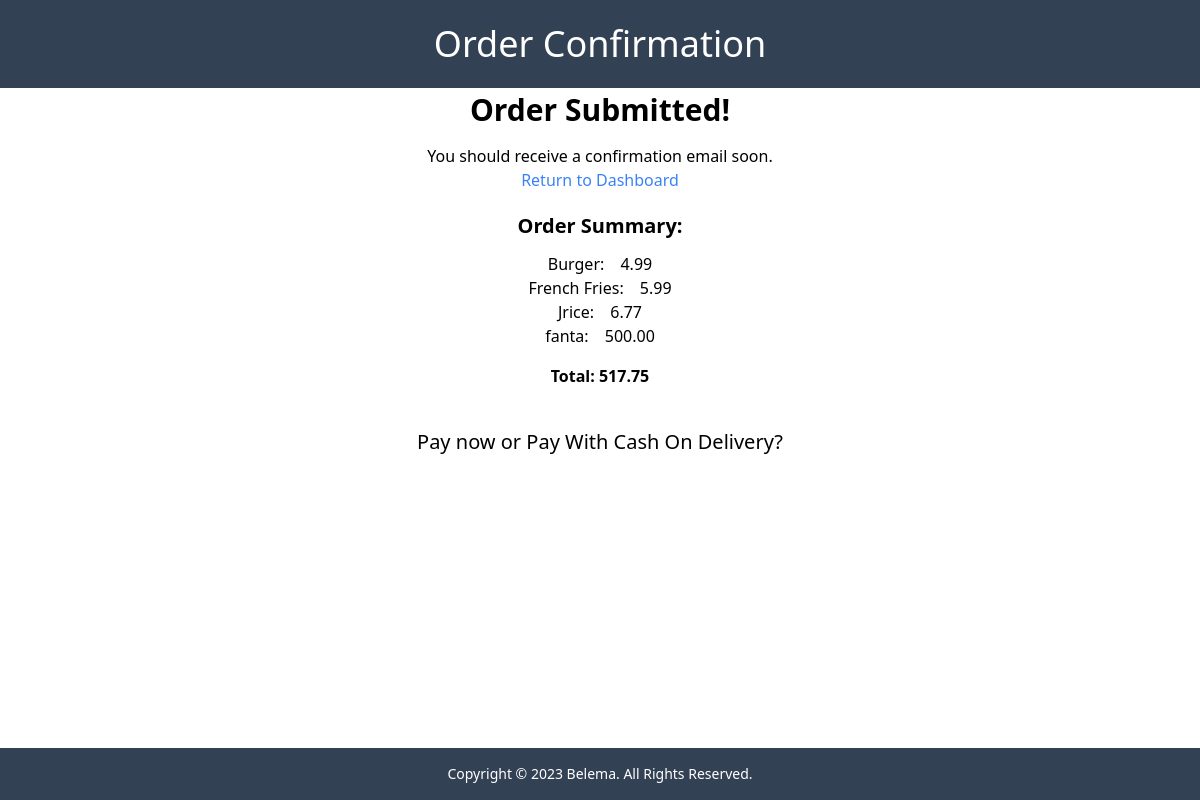
/order-confirmation/67, run on the app's committed database.
### Customer/models.py (models this page shows, shortened)
class MenuItem(models.Model):
    name = models.CharField(max_length=100)
    description = models.TextField()
    image = models.ImageField(upload_to='menu_images/')
    price = models.DecimalField(max_digits=5, decimal_places=2)
    category = models.ManyToManyField('Category', related_name='item')

class OrderModel(models.Model):
    created_at = models.DateTimeField(auto_now_add=True)
    price = models.DecimalField(max_digits=7, decimal_places=2)
    item = models.ManyToManyField('MenuItem', related_name='order', blank=True)
    name = models.CharField(max_length=50, blank=True)
    email = models.CharField(max_length=50, blank=True)
    street = models.CharField(max_length=100, blank=True)
    city = models.CharField(max_length=50, blank=True)
    state = models.CharField(max_length=15, blank=True)
    zip_code = models.IntegerField(blank=True, null=True)
    is_paid = models.BooleanField(default=False)

### Customer/views.py (the view, shortened to what this page needs)
# urls.py: path('order-confirmation/<int:pk>', OrderConfirmation.as_view(), name="order-confirmation"),
class OrderConfirmation(View):
    def get(self, request, pk, *args, **kwargs):
        order = OrderModel.objects.get(pk=pk)
        context = {
            'pk': order.pk,
            'items': order.item,
            'price': order.price
        }
        return render(request, 'Customer/order_confirmation.html', context)

### Customer/templates/Customer/order_confirmation.html (shortened to what this page needs)
<!DOCTYPE html>
<html>
<head>
    <script src="https://cdn.tailwindcss.com"></script>
</head>
<body class="flex flex-col min-h-screen">
    <header class="text-center font-light text-white py-6 bg-slate-700 text-4xl">Order Confirmation</header>
    <div class="mb-5 flex-grow">
        <div class="flex justify-center mt-1">
            <div class="md:w-5/12 sm:w-full text-center">
                <h1 class="text-3xl font-bold">Order Submitted!</h1>
                <p class="mt-4">You should receive a confirmation email soon.</p>
                <a href="{% url 'order' %}" class="mt-4 text-blue-500 hover:text-blue-700">Return to Dashboard</a>
            </div>
        </div>
        <div class="flex justify-center mt-5">
            <div class="col-md-5 col-sm-12 text-center">
                <h3 class="pb-3 text-xl font-bold">Order Summary:</h3>
                {% for item in items.all %}
                    <p>{{ item.name }}: <span class="pl-3 my-16">{{ item.price }}</span></p>
                {% endfor %}
                <p class="font-bold pt-4">Total: {{ price }}</p>
            </div>
        </div>
        <div class="flex justify-center mt-10">
            <div class="md:w-1/2 text-center">
                <h3 class="text-xl">Pay now or Pay With Cash On Delivery?</h3>
            </div>
        </div>
    </div>
    <footer class="text-center font-light py-4 bg-slate-700 text-sm text-white">Copyright &copy 2023 Belema. All Rights Reserved.</footer>
</body>
</html>

### data on the page
MenuItem: name "Burger", price "4.99"
MenuItem: name "French Fries", price "5.99"
MenuItem: name "Jrice", price "6.77"
MenuItem: name "fanta", price "500.00"
OrderModel: price "517.75"
